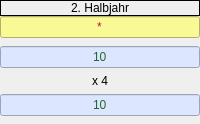
      <widget class="QFrame" name="frame_7">
       <property name="frameShape">
        <enum>QFrame::NoFrame</enum>
       </property>
       <property name="frameShadow">
        <enum>QFrame::Raised</enum>
       </property>
       <layout class="QVBoxLayout" name="verticalLayout_2">
        <property name="spacing">
         <number>0</number>
        </property>
        <property name="leftMargin">
         <number>0</number>
        </property>
        <property name="topMargin">
         <number>0</number>
        </property>
        <property name="rightMargin">
         <number>0</number>
        </property>
        <property name="bottomMargin">
         <number>0</number>
        </property>
        <item>
         <widget class="QLabel" name="label_27">
          <property name="frameShape">
           <enum>QFrame::Box</enum>
          </property>
          <property name="text">
           <string>2. Halbjahr</string>
          </property>
          <property name="alignment">
           <set>Qt::AlignCenter</set>
          </property>
         </widget>
        </item>
        <item>
         <widget class="QLineEdit" name="g_7">
          <property name="styleSheet">
           <string notr="true">color: rgb(200, 27, 36);
background-color: rgb(249, 249, 150);</string>
          </property>
          <property name="text">
           <string>*</string>
          </property>
          <property name="alignment">
           <set>Qt::AlignCenter</set>
          </property>
         </widget>
        </item>
        <item>
         <widget class="QFrame" name="frame_15">
          <property name="frameShape">
           <enum>QFrame::NoFrame</enum>
          </property>
          <property name="frameShadow">
           <enum>QFrame::Raised</enum>
          </property>
          <layout class="QVBoxLayout" name="verticalLayout_11">
           <property name="leftMargin">
            <number>0</number>
           </property>
           <property name="topMargin">
            <number>8</number>
           </property>
           <property name="rightMargin">
            <number>0</number>
           </property>
           <property name="bottomMargin">
            <number>8</number>
           </property>
           <item>
            <widget class="QLineEdit" name="points_7">
             <property name="styleSheet">
              <string notr="true">color: rgb(38, 100, 50);
background-color: rgb(220, 230, 255);</string>
             </property>
             <property name="text">
              <string>10</string>
             </property>
             <property name="alignment">
              <set>Qt::AlignCenter</set>
             </property>
             <property name="readOnly">
              <bool>true</bool>
             </property>
            </widget>
           </item>
           <item>
            <widget class="QLabel" name="label_32">
             <property name="text">
              <string>x 4</string>
             </property>
             <property name="alignment">
              <set>Qt::AlignCenter</set>
             </property>
            </widget>
           </item>
           <item>
            <widget class="QLineEdit" name="abi_7">
             <property name="styleSheet">
              <string notr="true">color: rgb(38, 100, 50);
background-color: rgb(220, 230, 255);</string>
             </property>
             <property name="text">
              <string>10</string>
             </property>
             <property name="alignment">
              <set>Qt::AlignCenter</set>
             </property>
             <property name="readOnly">
              <bool>true</bool>
             </property>
            </widget>
           </item>
          </layout>
         </widget>
        </item>
       </layout>
      </widget>
